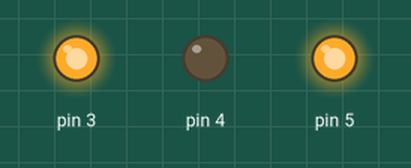
Recording of a sketch running on a simulated Arduino Uno, built with avr-gcc and run on an emulated ATmega328P. Shown: output pins drawn as LEDs (lit = HIGH).

Above: at 0.1 s.
Timing chart, 0 to 1.6 s (numbered marks = the images above):
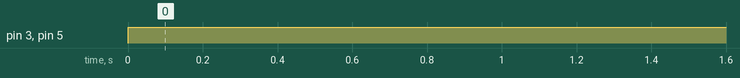

The sketch:

dc_1.ino
```cpp
void setup()
{
  pinMode(3, OUTPUT);
  pinMode(4, OUTPUT);
  pinMode(5, OUTPUT);
}

void loop()
{
  digitalWrite(4,LOW);
  digitalWrite(5,HIGH);
  analogWrite(3,255);

  delay(2000);

}
```

Measured:
- by itself, pin 3, pin 5: LOW → HIGH at 0.00 s
